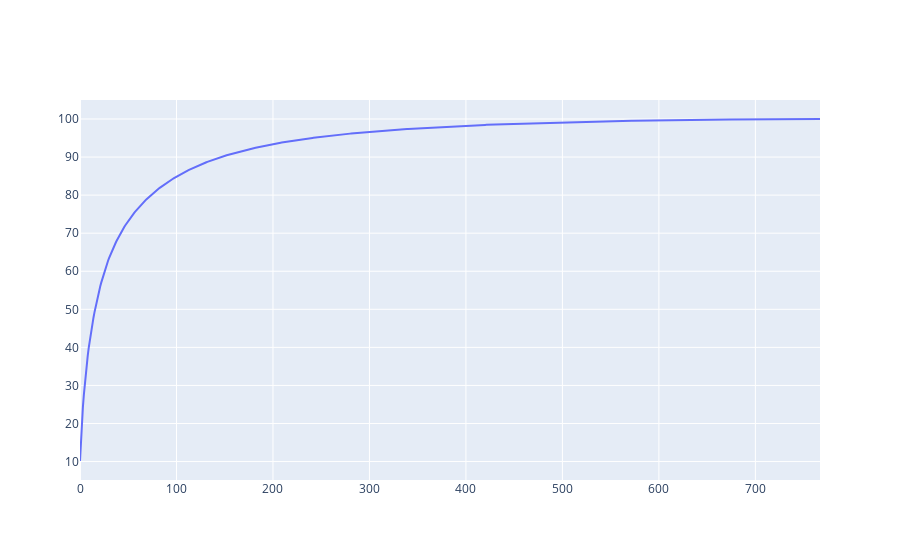

Notebook code cell kept with this figure:
### Code cell
X = features
X_std = StandardScaler().fit_transform(X)

mean_vec = np.mean(X_std, axis=0)
cov_mat = np.cov(X_std.T)
eig_vals, eig_vecs = np.linalg.eig(cov_mat)

eig_pairs = [ (np.abs(eig_vals[i]),eig_vecs[:,i]) for i in range(len(eig_vals))]

eig_pairs.sort(key = lambda x: x[0], reverse= True)

tot = sum(eig_vals)
var_exp = [(i/tot)*100 for i in sorted(eig_vals, reverse=True)] # Individual explained variance
cum_var_exp = np.cumsum(var_exp) # Cumulative explained variance

fig = go.Figure(data=go.Scatter(x=list(range(784)), y=cum_var_exp))
fig.show()

### Figure 1 — Plotly figure (JSON) as saved in the notebook; plotly's stock layout.template omitted (floating-point values rounded to 4 significant figures; data arrays with more than 128 entries replaced by an {"elided": "..."} marker saying what was removed)
{"data": [{"type": "scatter", "x": {"elided": "784 int values"}, "y": {"elided": "768 float values"}}], "layout": {}}
